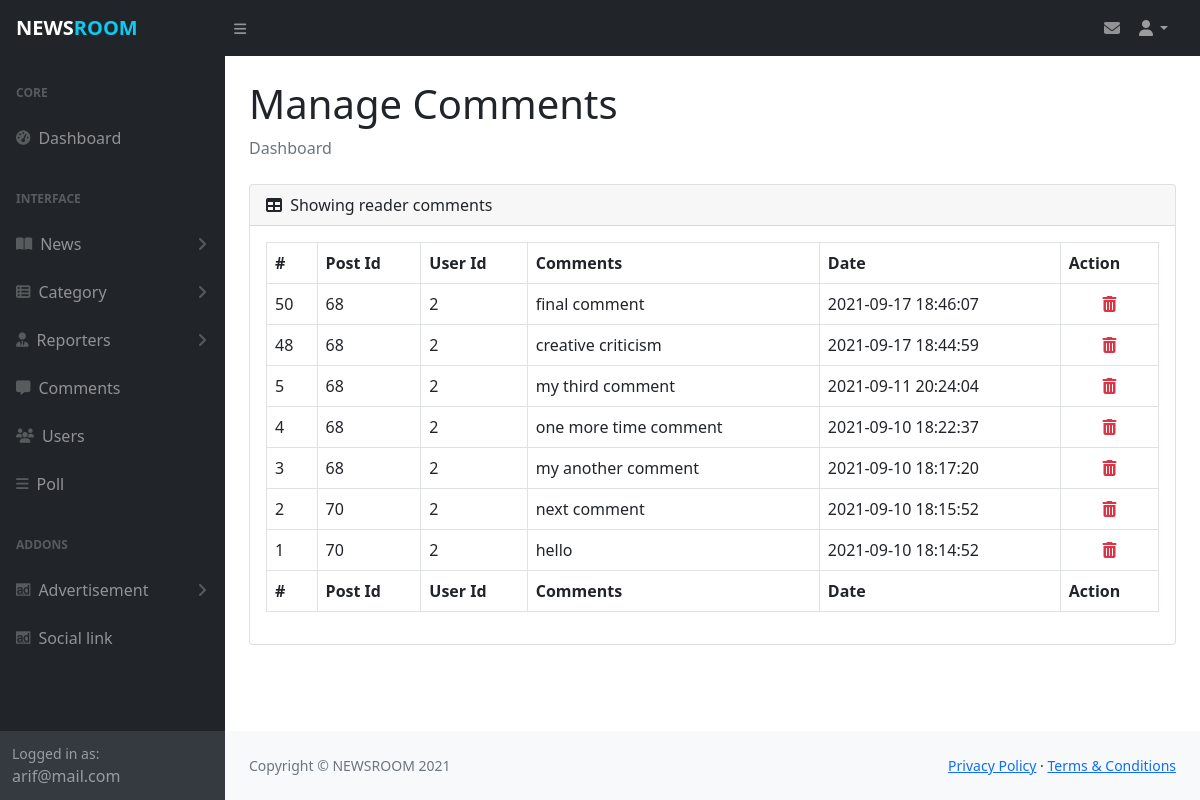
The page /admin/manage_comments.php (signed in) on the database its author committed.
### tables this page shows
CREATE TABLE `myadmin` (
  `id` int(11) NOT NULL,
  `admin_name` varchar(30) DEFAULT NULL,
  `admin_mail` varchar(30) NOT NULL,
  `admin_pass` varchar(80) NOT NULL,
  `created_date` timestamp NOT NULL DEFAULT current_timestamp(),
  `updated_date` timestamp NULL DEFAULT NULL ON UPDATE current_timestamp()
);

CREATE TABLE `mycomments` (
  `id` int(11) NOT NULL,
  `post_id` int(11) DEFAULT NULL,
  `user_id` int(11) DEFAULT NULL,
  `comment` varchar(500) NOT NULL,
  `comment_date` timestamp NOT NULL DEFAULT current_timestamp()
);

### admin/manage_comments.php (the view, shortened to what this page needs)
<?php include_once('includes/header.php');?>
                <main>
                    <div class="container-fluid px-4">
                        <h1 class="mt-4">Manage Comments</h1>
                        <ol class="breadcrumb mb-4">
                            <li class="breadcrumb-item active">Dashboard</li>
                        </ol>
                        <div class="card mb-4">
                            <div class="card-header">
                                <i class="fas fa-table me-1"></i>
                                Showing reader comments
                            </div>
                            <div class="card-body table-responsive">
                                <table id="datatablesSimple" class="table table-bordered">
                                    <thead>
                                        <tr>
                                            <th>#</th>
                                            <th>Post Id</th>
                                            <th>User Id</th>
                                            <th>Comments</th>
                                            <th>Date</th>
                                            <th>Action</th>
                                        </tr>
                                    </thead>
                                    <tfoot>
                                        <tr>
                                            <th>#</th>
                                            <th>Post Id</th>
                                            <th>User Id</th>
                                            <th>Comments</th>
                                            <th>Date</th>
                                            <th>Action</th>
                                        </tr>
                                    </tfoot>
                                    <tbody>
                                    <?php
                                        $sql="SELECT * FROM mycomments ORDER BY mycomments.id DESC";
                                        $result=$db_config->query($sql);
                                        while ($data=$result->fetch_object()) {
                                    ?>
                                        <tr>
                                            <td><?php echo $data->id;?></td>
                                            <td><?php echo $data->post_id;?></td>
                                            <td><?php echo $data->user_id;?></td>
                                            <td><?php echo $data->comment;?></td>
                                            <td><?php echo $data->comment_date;?></td>
                                            <td class="text-center">
                                                <a href='includes/process.php?action=com_del&id=<?php echo $data->id;?>' class='text-danger' onclick='return confirm(\"Are you sure about delete?\")'>
                                                    <i class='fas fa-trash-alt'></i>
                                                </a>
                                            </td>
                                        </tr>
                                    <?php } ?>
                                    </tbody>
                                </table>
                            </div>
                        </div>
                    </div>
                </main>
<?php include_once('includes/footer.php');?>

### admin/includes/header.php (shortened to what this page needs)
<?php
    include_once('config.php');
    $sql= "SELECT admin_name, admin_mail FROM myadmin";
    $result= $db_config->query($sql);
    $data= $result->fetch_object();
?>
<!DOCTYPE html>
<html lang="en">
    <head>
        <link href="https://cdn.jsdelivr.net/npm/simple-datatables@latest/dist/style.css" rel="stylesheet" />
        <link href="https://cdn.jsdelivr.net/npm/bootstrap@5.1.0/dist/css/bootstrap.min.css" rel="stylesheet">
        <link href="https://cdn.jsdelivr.net/npm/summernote@0.8.18/dist/summernote-lite.min.css" rel="stylesheet">
        <link rel="stylesheet" href="js/styles.css?v=<?php echo time();?>">
    </head>
    <body class="sb-nav-fixed">
        <nav class="sb-topnav navbar navbar-expand navbar-dark bg-dark">
            <a class="navbar-brand ps-3 fw-bold" href="dashboard.php">NEWS<span class="text-info">ROOM</span></a>
            <button class="btn btn-link btn-sm order-1 order-lg-0 me-4 me-lg-0" id="sidebarToggle" href="#!"><i class="fas fa-bars"></i></button>
            <div class="mx-2 ms-auto">
                <a href="manage_massages.php" class="text-decoration-none text-white-50">
                    <i class="fas fa-envelope"></i>
                </a>
            </div>
            <ul class="navbar-nav ms-auto ms-md-0 me-3 me-lg-4">
                <li class="nav-item dropdown">
                    <a class="nav-link dropdown-toggle" id="navbarDropdown" href="#" role="button" data-bs-toggle="dropdown" aria-expanded="false"><i class="fas fa-user fa-fw"></i></a>
                </li>
            </ul>
        </nav>
        <div id="layoutSidenav">
            <div id="layoutSidenav_nav">
                <nav class="sb-sidenav accordion sb-sidenav-dark" id="sidenavAccordion">
                    <div class="sb-sidenav-menu">
                        <div class="nav">
                            <div class="sb-sidenav-menu-heading">Core</div>
                            <a class="nav-link" href="dashboard.php">
                                <div class="sb-nav-link-icon"><i class="fas fa-tachometer-alt"></i></div>
                                Dashboard
                            </a>
                            <div class="sb-sidenav-menu-heading">Interface</div>
                            <a class="nav-link collapsed" href="#" data-bs-toggle="collapse" data-bs-target="#collapseLayouts" aria-expanded="false" aria-controls="collapseLayouts">
                                <div class="sb-nav-link-icon"><i class="fas fa-book-open"></i></div>
                                News
                                <div class="sb-sidenav-collapse-arrow"><i class="fas fa-angle-down"></i></div>
                            </a>
                            <a class="nav-link collapsed" href="#" data-bs-toggle="collapse" data-bs-target="#collapsePages" aria-expanded="false" aria-controls="collapsePages">
                                <div class="sb-nav-link-icon"><i class="fas fa-th-list"></i></div>
                                Category
                                <div class="sb-sidenav-collapse-arrow"><i class="fas fa-angle-down"></i></div>
                            </a>
                            <a class="nav-link collapsed" href="#" data-bs-toggle="collapse" data-bs-target="#collapseReporter" aria-expanded="false" aria-controls="collapseLayouts">
                                <div class="sb-nav-link-icon"><i class="fas fa-user-tie"></i></div>
                                Reporters
                                <div class="sb-sidenav-collapse-arrow"><i class="fas fa-angle-down"></i></div>
                            </a>
                            <a class="nav-link" href="manage_comments.php">
                                <div class="sb-nav-link-icon"><i class="fas fa-comment-alt"></i></div>
                                Comments
                            </a>
                            <a class="nav-link" href="manage_users.php">
                                <div class="sb-nav-link-icon"><i class="fas fa-users"></i></div>
                                Users
                            </a>
                            <a class="nav-link" href="add_poll.php">
                                <div class="sb-nav-link-icon"><i class="fas fa-bars"></i></div>
                                Poll
                            </a>
                            <div class="sb-sidenav-menu-heading">Addons</div>
                            <a class="nav-link collapsed" href="#" data-bs-toggle="collapse" data-bs-target="#collapsead" aria-expanded="false" aria-controls="collapseLayouts">
                                <div class="sb-nav-link-icon"><i class="fab fa-adversal"></i></div>
                                Advertisement
                                <div class="sb-sidenav-collapse-arrow"><i class="fas fa-angle-down"></i></div>
                            </a>
                            <a class="nav-link" href="manage_social_link.php">
                                <div class="sb-nav-link-icon"><i class="fab fa-adversal"></i></div>
                                Social link
                            </a>
                        </div>
                    </div>
                    <div class="sb-sidenav-footer">
                        <div class="small">Logged in as:</div>
                        <?php echo $data->admin_mail ?>
                    </div>
                </nav>
            </div>
            <div id="layoutSidenav_content">

### admin/js/styles.css (style rules this page uses)
.fixed-top, .sb-nav-fixed #layoutSidenav #layoutSidenav_nav, .sb-nav-fixed .sb-topnav { position: fixed; top: 0; right: 0; left: 0; z-index: 1030; }
#layoutSidenav { display: flex; }
#layoutSidenav #layoutSidenav_nav { flex-basis: 225px; flex-shrink: 0; transition: transform 0.15s ease-in-out; z-index: 1038; transform: translateX(-225px); }
#layoutSidenav #layoutSidenav_content { position: relative; display: flex; flex-direction: column; justify-content: space-between; min-width: 0; flex-grow: 1; min-height: calc(100vh - 56px); margin-left: -225px; }
.sb-topnav { padding-left: 0; height: 56px; z-index: 1039; }
.sb-topnav .navbar-brand { width: 225px; margin: 0; }
.sb-topnav.navbar-dark #sidebarToggle { color: rgba(255, 255, 255, 0.5); }
@media (min-width: 992px) { #layoutSidenav #layoutSidenav_nav { transform: translateX(0); } }
@media (min-width: 992px) { #layoutSidenav #layoutSidenav_content { margin-left: 0; transition: margin 0.15s ease-in-out; } }
.sb-nav-fixed .sb-topnav { z-index: 1039; }
.sb-nav-fixed #layoutSidenav #layoutSidenav_nav { width: 225px; height: 100vh; z-index: 1038; }
.sb-nav-fixed #layoutSidenav #layoutSidenav_nav .sb-sidenav { padding-top: 56px; }
.sb-nav-fixed #layoutSidenav #layoutSidenav_nav .sb-sidenav .sb-sidenav-menu { overflow-y: auto; }
.sb-nav-fixed #layoutSidenav #layoutSidenav_content { padding-left: 225px; top: 56px; }
.nav .nav-link .sb-nav-link-icon, .sb-sidenav-menu .nav-link .sb-nav-link-icon { margin-right: 0.5rem; }
.sb-sidenav { display: flex; flex-direction: column; height: 100%; flex-wrap: nowrap; }
.sb-sidenav .sb-sidenav-menu { flex-grow: 1; }
.sb-sidenav .sb-sidenav-menu .nav { flex-direction: column; flex-wrap: nowrap; }
.sb-sidenav .sb-sidenav-menu .nav .sb-sidenav-menu-heading { padding: 1.75rem 1rem 0.75rem; font-size: 0.75rem; font-weight: bold; text-transform: uppercase; }
.sb-sidenav .sb-sidenav-menu .nav .nav-link { display: flex; align-items: center; padding-top: 0.75rem; padding-bottom: 0.75rem; position: relative; }
.sb-sidenav .sb-sidenav-menu .nav .nav-link .sb-nav-link-icon { font-size: 0.9rem; }
.sb-sidenav .sb-sidenav-menu .nav .nav-link .sb-sidenav-collapse-arrow { display: inline-block; margin-left: auto; transition: transform 0.15s ease; }
.sb-sidenav .sb-sidenav-menu .nav .nav-link.collapsed .sb-sidenav-collapse-arrow { transform: rotate(-90deg); }
.sb-sidenav .sb-sidenav-footer { padding: 0.75rem; flex-shrink: 0; }
.sb-sidenav-dark { background-color: #212529; color: rgba(255, 255, 255, 0.5); }
.sb-sidenav-dark .sb-sidenav-menu .sb-sidenav-menu-heading { color: rgba(255, 255, 255, 0.25); }
.sb-sidenav-dark .sb-sidenav-menu .nav-link { color: rgba(255, 255, 255, 0.5); }
.sb-sidenav-dark .sb-sidenav-menu .nav-link .sb-nav-link-icon { color: rgba(255, 255, 255, 0.25); }
.sb-sidenav-dark .sb-sidenav-menu .nav-link .sb-sidenav-collapse-arrow { color: rgba(255, 255, 255, 0.25); }
.sb-sidenav-dark .sb-sidenav-footer { background-color: #343a40; }
small, .small { font-size: 0.875em; }

### rows shown on the page
myadmin: admin_mail "arif@mail.com"
mycomments: id "50", post "68", user "2", comment "final comment", comment_date "2021-09-17 18:46:07"
mycomments: id "48", post "68", user "2", comment "creative criticism", comment_date "2021-09-17 18:44:59"
mycomments: id "5", post "68", user "2", comment "my third comment", comment_date "2021-09-11 20:24:04"
mycomments: id "4", post "68", user "2", comment "one more time comment", comment_date "2021-09-10 18:22:37"
mycomments: id "3", post "68", user "2", comment "my another comment", comment_date "2021-09-10 18:17:20"
mycomments: id "2", post "70", user "2", comment "next comment", comment_date "2021-09-10 18:15:52"
mycomments: id "1", post "70", user "2", comment "hello", comment_date "2021-09-10 18:14:52"
